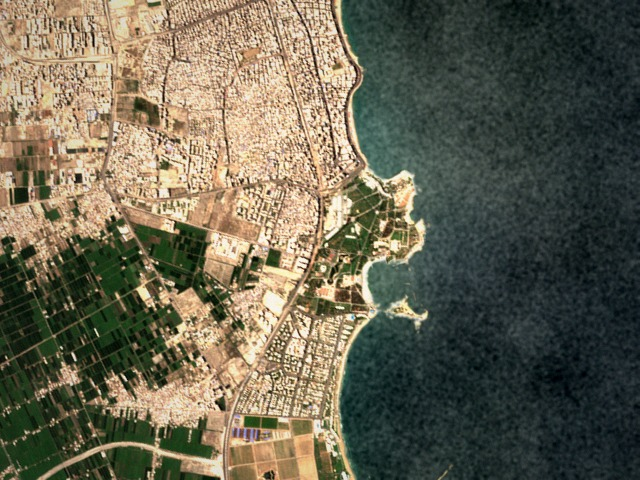
#> input picture corniche/frames/0000.jpg, 640 x 480 px
$ python -i features.py   (imports and definitions only)   (older library calls are emulated)
#> lines starting #> are read from the running program, lines starting #| are printed output that depends on the picture
#> further down, picture is the input picture: shape (480, 640, 3); mean B, G, R 81.3, 99.7, 103.3
"""Part 1: Harris corners (Q1.1), patch descriptors and matching (Q1.2).

You fill in the blocks marked TODO. Everything else already runs.
Check your work with:  python check.py 1.1   and   python check.py 1.2
"""
import numpy as np, cv2


# ===================================================================== Q1.1 Harris corners
def harris_response(img, sd=1.0, si=2.0, k=0.05):
    """Harris corner response of every pixel.

    Args:
        img: (H, W) image.
        sd: sigma of the derivative-of-Gaussian filters.
        si: sigma of the Gaussian window that sums Ix^2, Iy^2 and IxIy.
        k: the Harris constant, between 0.04 and 0.06.

    Returns:
        (H, W) float32 array R = det(M) - k * trace(M)^2.
    """
#> called with sd = 1, si = 2, k = 0.05
    img = img.astype(np.float32)
    # ---------------------------------------------------------------- TODO 1.1a ----
    # 1. Ix, Iy: blur with a Gaussian of sigma sd, then differentiate (cv2.GaussianBlur, cv2.Sobel).
    # 2. The entries of M: Ix*Ix, Iy*Iy and Ix*Iy, each blurred with a Gaussian of sigma si.
    # 3. R = det(M) - k * trace(M)^2, for every pixel at once.
    b = cv2.GaussianBlur(img, (0, 0), sd)
    Ix = cv2.Sobel(b, cv2.CV_32F, 1, 0, ksize=3)
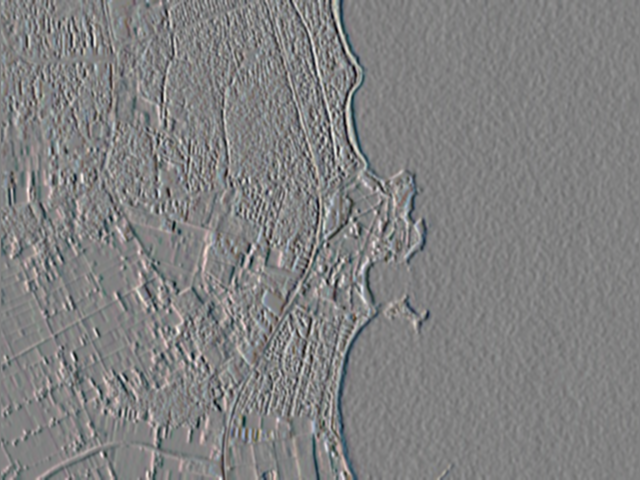
#> Ix: shape (480, 640, 3) float32; mean B, G, R -0.5, -0.8, -1.1; drawn with min black and max white
    Iy = cv2.Sobel(b, cv2.CV_32F, 0, 1, ksize=3)
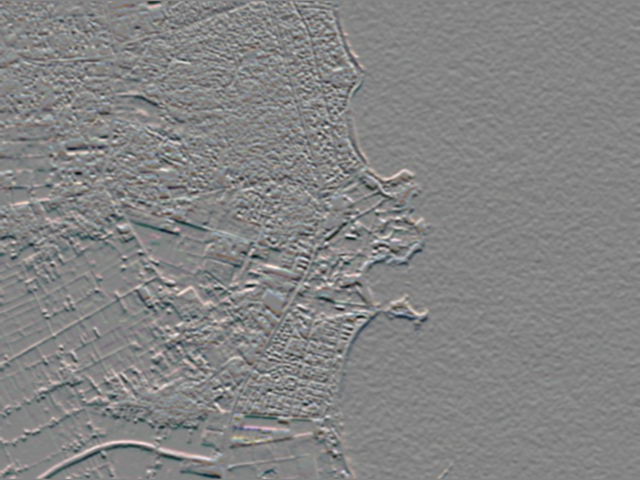
#> Iy: shape (480, 640, 3) float32; mean B, G, R -0.5, -0.5, -0.7; drawn with min black and max white
    Ixx, Iyy, Ixy = (Ix * Ix).astype(np.float64), (Iy * Iy).astype(np.float64), (Ix * Iy).astype(np.float64)
    Sxx = cv2.GaussianBlur(Ixx, (0, 0), si)
    Syy = cv2.GaussianBlur(Iyy, (0, 0), si)
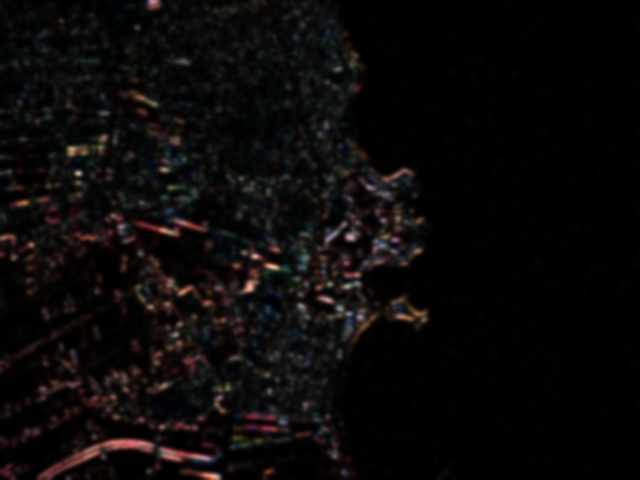
#> Syy: shape (480, 640, 3) float64; mean B, G, R 3818.2, 4015.7, 4814.5; drawn with min black and max white
    Sxy = cv2.GaussianBlur(Ixy, (0, 0), si)
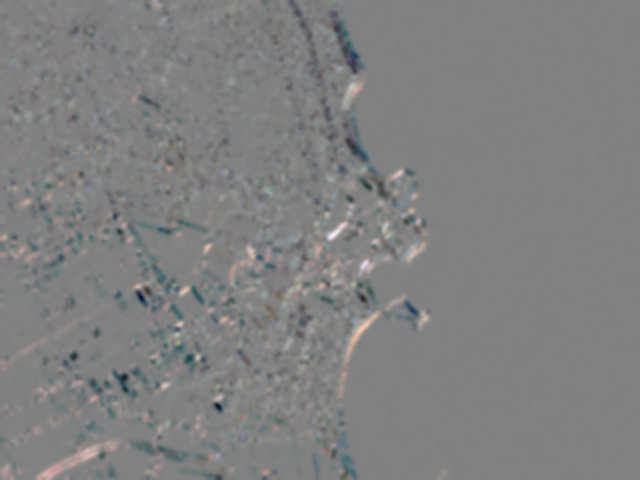
#> Sxy: shape (480, 640, 3) float64; mean B, G, R -249.5, -297.2, -359.3; drawn with min black and max white
    det = Sxx * Syy - Sxy ** 2
    tr = Sxx + Syy
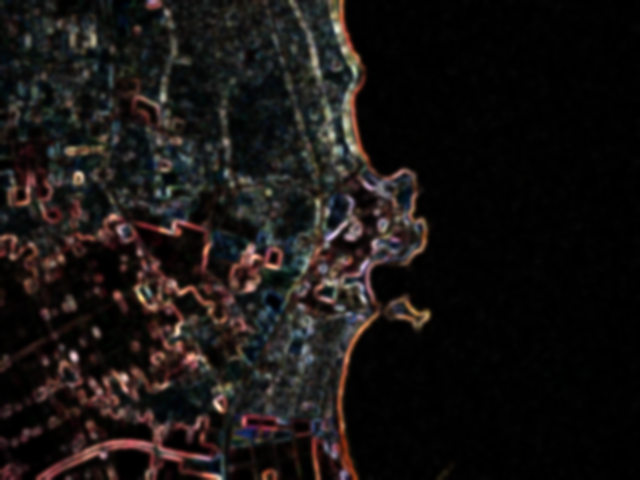
#> tr: shape (480, 640, 3) float64; mean B, G, R 8973.6, 9606.1, 11367.4; drawn with min black and max white
    return (det - k * tr ** 2).astype(np.float32)
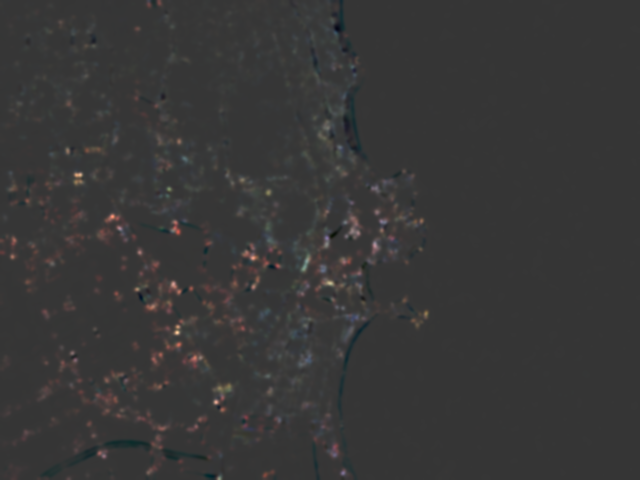
#> returned value: shape (480, 640, 3) float32; mean of channels 0, 1, 2 19664274, 20830886, 26370656; drawn with min black and max white
    # ---------------------------------------------------------------- end TODO -----


def detect(img, total=1000, grid=(6, 8), rel_thresh=1e-3):
    """Harris corners spread over the whole frame.

    Args:
        img: (H, W) image.
        total: about how many corners to keep.
        grid: (rows, columns) of the grid the corners are spread over.
        rel_thresh: keep only maxima with R above rel_thresh * max(R).

    Returns:
        (N, 2) corner positions (x, y).
    """
    R = harris_response(img)
    # ---------------------------------------------------------------- TODO 1.1b ----
    # Find the candidate corners: pixels whose R is the largest in their 3 x 3 neighborhood (cv2.dilate helps)
    # and above rel_thresh * R.max(). Set xs, ys (their columns and rows) and scores (their R).
    dil = cv2.dilate(R, np.ones((3, 3), np.uint8))               # max of R over each 3 x 3 neighborhood
    mask = (R >= dil) & (R > rel_thresh * R.max())
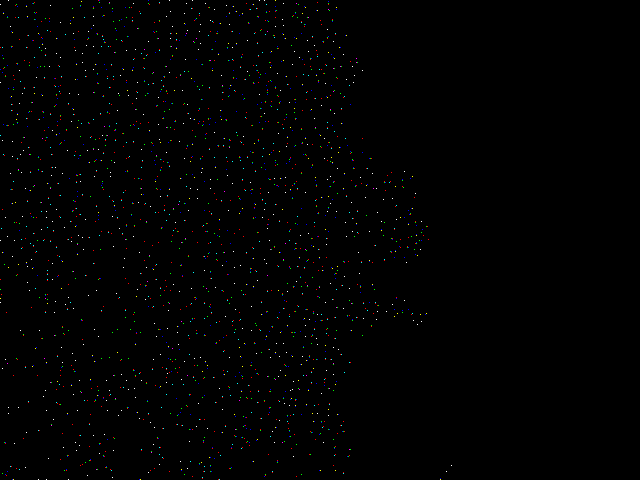
#> mask: shape (480, 640, 3) bool; mean B, G, R 0.00449, 0.00466, 0.00458
#> (the run stopped early here; a loop or call above may not have finished)

$ run again, on corniche/frames/0002.jpg
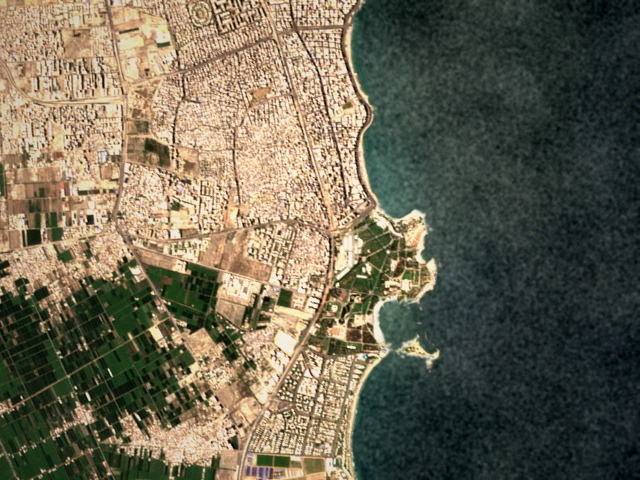
#> input picture corniche/frames/0002.jpg, 640 x 480 px
#> picture is the input picture: shape (480, 640, 3); mean B, G, R 82.6, 101.6, 107.3
#> in harris_response, `return (det - k * tr ** 2).astype(np.float32)`:
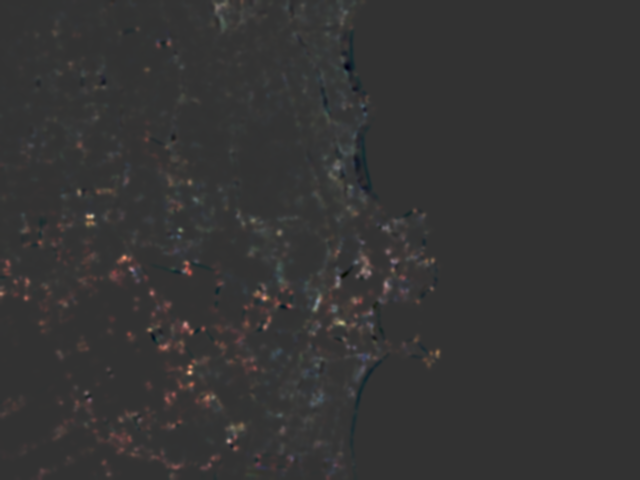
#> returned value: shape (480, 640, 3) float32; mean of channels 0, 1, 2 19880488, 21495352, 27265348; drawn with min black and max white
#> in detect, `mask = (R >= dil) & (R > rel_thresh * R.max())`:
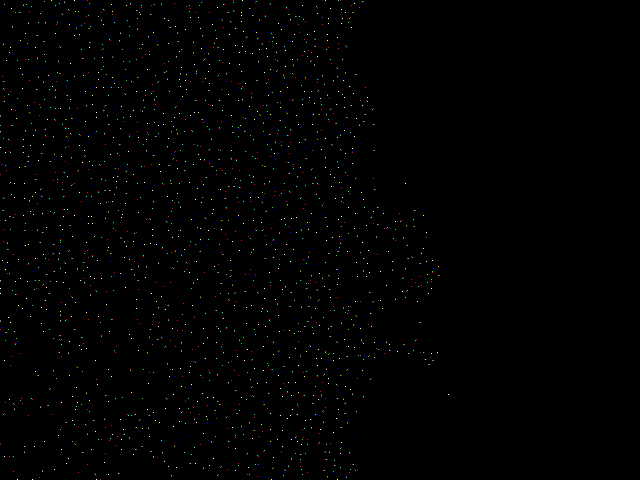
#> mask: shape (480, 640, 3) bool; mean B, G, R 0.00482, 0.00493, 0.00484

$ run again, on corniche/frames/0003.jpg
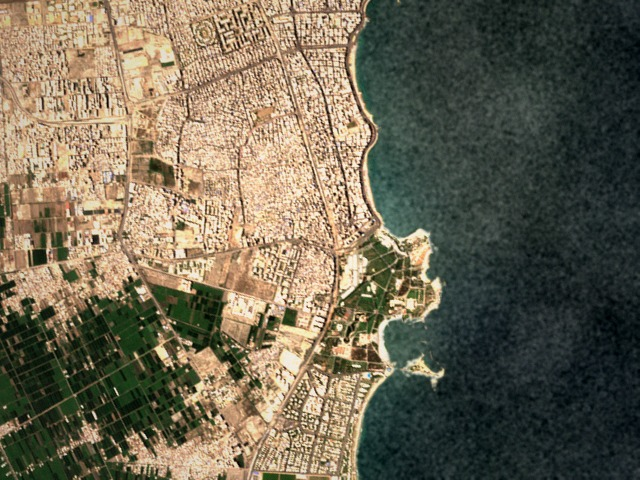
#> input picture corniche/frames/0003.jpg, 640 x 480 px
#> picture is the input picture: shape (480, 640, 3); mean B, G, R 83.3, 102.7, 109.8
#> in harris_response, `return (det - k * tr ** 2).astype(np.float32)`:
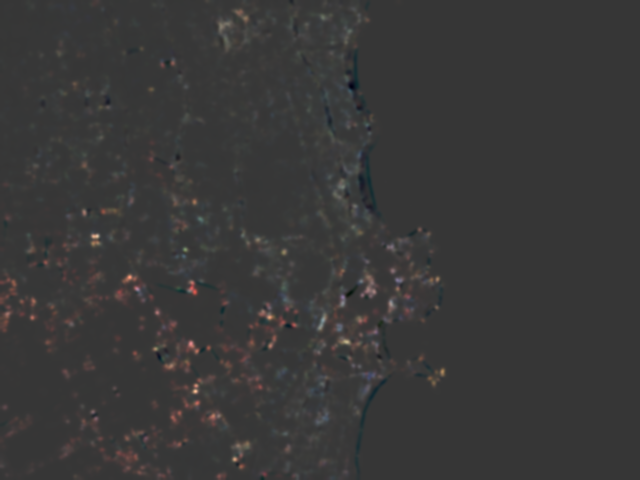
#> returned value: shape (480, 640, 3) float32; mean of channels 0, 1, 2 19668776, 21450784, 27301838; drawn with min black and max white
#> in detect, `mask = (R >= dil) & (R > rel_thresh * R.max())`:
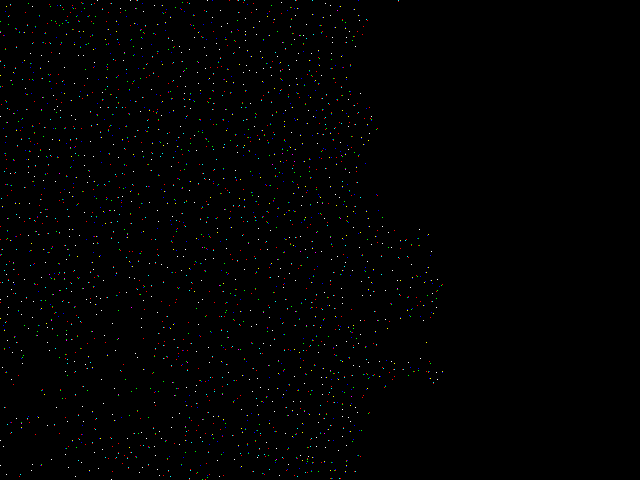
#> mask: shape (480, 640, 3) bool; mean B, G, R 0.00494, 0.00502, 0.00498
